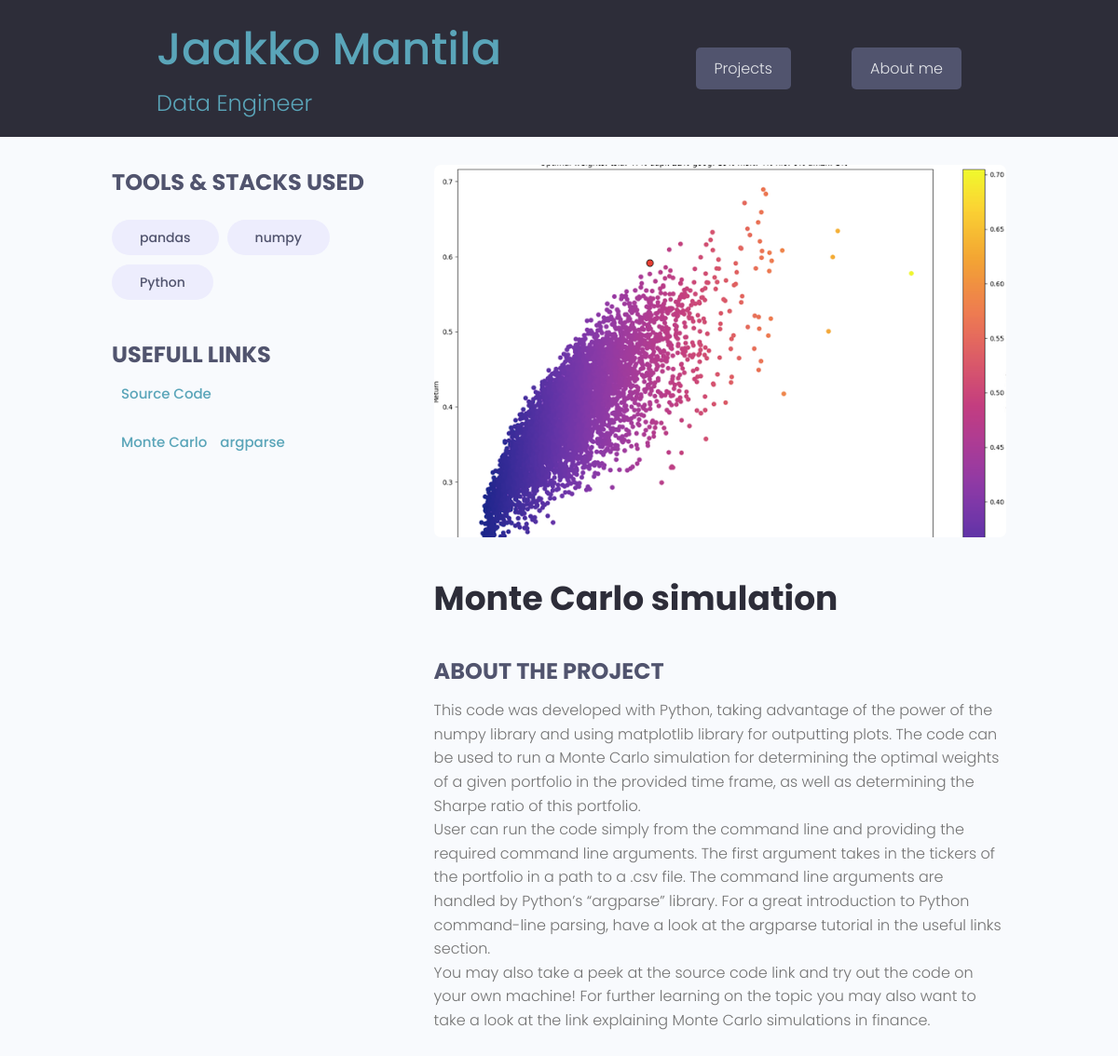
Page /project/c79c9be9-e201-45da-a893-76f9838906f1/ on the committed database.
### projects/models.py (models this page shows, shortened)
class Tag(models.Model):
    name = models.CharField(max_length=200)
    created = models.DateTimeField(auto_now_add=True)
    id = models.UUIDField(default=uuid.uuid4, unique=True,
                            primary_key=True, editable=False)
    def __str__(self):
        return self.name

class Link(models.Model):
    name = models.CharField(max_length=200)
    url = models.CharField(max_length=200)
    id = models.UUIDField(default=uuid.uuid4, unique=True,
                            primary_key=True, editable=False)
    def __str__(self):
        return self.name

class Project(models.Model):
    owner = models.ForeignKey(Profile, null=True, blank=True, on_delete=models.SET_NULL)
    title = models.CharField(max_length=200)
    description = models.TextField(null=True, blank=True)
    featured_image = models.ImageField(
        null=True, blank=True, default="default_dude.png")
    source_link = models.CharField(max_length=2000, null=True, blank=True)
    tags = models.ManyToManyField('Tag', blank=True)
    links = models.ManyToManyField('Link', blank=True)
    created = models.DateTimeField(auto_now_add=True)
    id = models.UUIDField(default=uuid.uuid4, unique=True,
                            primary_key=True, editable=False)

### projects/views.py (the view)
# urls.py: path('project/<str:pk>/', views.project, name="project"),
def project(request,pk):
    project_obj = Project.objects.get(id=pk)
    return render(request,'projects/single-project.html',{'project':project_obj})

### projects/templates/projects/single-project.html (shortened to what this page needs)
{% extends 'main.html' %}
{% block content %}
{% load static %}
<main class="singleProject my-md">
    <div class="container">
      <div class="layout">
        <div class="column column--1of3">
          <h3 class="singleProject__subtitle">Tools & Stacks Used</h3>
          <div class="singleProject__toolStack">
            {% for tag in project.tags.all %}
            <span class="tag tag--pill tag--sub tag--lg">
              <small>{{tag}}</small>
            </span>
            {% endfor %}
          </div>
          <h3 class="singleProject__subtitle">Usefull links</h3>
          <a class="singleProject__liveLink" href={{project.source_link}} target="_blank">Source Code
          </a>
          <br><br>
          {% if project.links %}
            {% for link in project.links.all %}
            <a class="singleProject__liveLink" href={{link.url}} target="_blank">{{link}}
            </a>
            {% endfor %}
          {% endif %}
        </div>
        <div class="column column--2of3">
          <img class="singleProject__preview" src="{% static 'images/projects/'|add:project.title|add:'/pic.jpg' %}" alt="portfolio thumbnail" />
          <h2 class="singleProject__title">{{project.title}}</h2>
          <h3 class="singleProject__subtitle">About the Project</h3>
          <div class="singleProject__info">
            <h5>{{project.description|linebreaks}}</h5>
          </div>
            </div>
          </div>
        </div>
  </main>
{% endblock content %}

### static/styles/app.css (style rules this page uses)
:root { --color-sub: #2d2d39; }
img { width: 100%; }
.singleProject .column--1of3 { order: 2; }
@media screen and (min-width: 1081px) { .singleProject .column--1of3 { order: 1; } }
@media screen and (min-width: 1081px) { .singleProject .column--2of3 { order: 2; } }
.singleProject__toolStack { margin-top: 2rem; margin-bottom: 4rem; }
.singleProject__liveLink { font-weight: 500; transition: all 0.3s ease-in-out; border-bottom: 2px solid transparent; }
.singleProject__preview { height: 50vh; object-fit: cover; object-position: top center; margin-bottom: 3rem; border-radius: 0.7rem; }
.singleProject__title { font-size: 3.6rem; font-weight: 700; color: var(--color-sub); margin-bottom: 3rem; }
.singleProject__subtitle { text-transform: uppercase; font-size: 2.4rem; font-weight: 700; color: var(--color-sub-light); margin-bottom: 1rem; }

### static/uikit/styles/modules/_variables.css (style rules this page uses)
:root { --color-main: #5aa5b9; --color-main-light: #e6faff; --color-sub: #3f4156; --color-sub-light: #51546e; --color-sub-lighter: #ededfd; --color-text: #737373; --color-gray: #8b8b8b; --color-light: #e5e7eb; --color-light-gray: #767676; --color-bg: #f8fafd; --color-white: #fffefd; --color-white-light: #f3f3f3; --color-success: #359e64; --color-success-bg: #def8e8; --color-error: #fc4b0b; --color-error-bg: #fff2ee; --font-base: 'Poppins', arial, helvetica, 'Segoe UI', roboto, ubuntu, sans-serif; --font-monospace: 'Fira Code', 'Courier New', courier, monospace; --font-regular: 300; --font-medium: 500; --font-bold: 700; --generic-shadow: 1px 1px 5px #00000010; --generic-transition: all 0.3s ease-in-out; }

### static/uikit/styles/modules/_base.css (style rules this page uses)
* { margin: 0; padding: 0; box-sizing: border-box; text-rendering: optimizeLegibility; color: inherit; font-size: inherit; }
html { font-size: 50%; }
@media only screen and (min-width: 480px) { html { font-size: 56.25%; } }
@media only screen and (min-width: 1200px) { html { font-size: 62.5%; } }
body { line-height: 1.6; font-weight: 400; font-size: 1.5rem; color: var(--color-text); background-color: var(--color-bg); min-height: 100vh; }

### static/uikit/styles/modules/_typography.css (style rules this page uses)
* { font-family: var(--font-base); }
h2 { font-size: 3.6rem; font-weight: var(--font-bold); }
h3 { font-size: 3.2rem; font-weight: var(--font-medium); }
h5 { font-size: 2.4rem; font-weight: var(--font-medium); }
h5, h6 { font-weight: var(--font-regular); }
p, span, strong { font-size: 1.6rem; color: var(--color-text); font-weight: var(--font-regular); }
a { padding-bottom: 2px; text-decoration: none; display: inline-block; color: var(--color-main); font-weight: var(--font-medium); }

### static/uikit/styles/modules/_utilities.css (style rules this page uses)
.container { width: 92%; max-width: 165rem; margin: 0 auto; box-sizing: border-box; }
@media screen and (min-width: 1000px) { .container { width: 90%; } }
@media screen and (min-width: 1200px) { .container { width: 80%; } }
.my-md { margin: 3rem auto; }

### static/uikit/styles/modules/_tag.css (style rules this page uses)
.tag { display: inline-flex; align-items: center; background-color: var(--color-sub); height: -webkit-fit-content; height: -moz-fit-content; height: fit-content; width: -webkit-fit-content; width: -moz-fit-content; width: fit-content; border-radius: 0.5rem; padding: 0.5rem 1.5rem; font-size: 1.2rem; cursor: pointer; }
.tag:not(:last-child) { margin-right: 0.25rem; margin-bottom: 0.75rem; }
.tag > small { color: var(--color-white); }
.tag--pill { border-radius: 5rem; }
.tag--sub, .tag--sub > small { background: var(--color-sub-lighter); color: var(--color-sub-light); font-weight: 500; }
.tag--lg { padding: 0.8rem 3rem; font-size: 1.4rem; }
.tag--lg:not(:last-child) { margin-right: 0.5rem; margin-bottom: 1rem; }

### static/uikit/styles/modules/_layout.css (style rules this page uses)
.layout { display: flex; flex-flow: row wrap; justify-content: space-between; }
.layout > .column { margin-bottom: 3rem; }
.layout > .column.column--1of3 { flex-basis: 30%; }
.layout > .column.column--2of3 { flex-basis: 64%; }

### rows in the picture
Tag: name "pandas"
Tag: name "numpy"
Tag: name "Python"
Link: name "Monte Carlo"
Link: name "argparse"
Project: title (picture), title "Monte Carlo simulation", description "This code was developed with Python, taking advantage of the power of the numpy library and using matplotlib library for outputting plots. The code can be used to run a Monte Carlo simulation for determining the optimal weights of a given portfolio in the provided time frame, as well as determining the Sharpe ratio of this portfolio. User can run the code simply from the command line and providing the required command line arguments. The first argument takes in the tickers of the portfolio in a path to a .csv file. The command line arguments are handled by Python’s “argparse” library. For a great introduction to Python command-line parsing, have a look at the argparse tutorial in the useful…"
